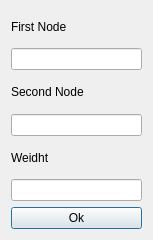
<?xml version="1.0" encoding="UTF-8"?>
<ui version="4.0">
 <class>addEdge</class>
 <widget class="QDialog" name="addEdge">
  <property name="geometry">
   <rect>
    <x>0</x>
    <y>0</y>
    <width>153</width>
    <height>240</height>
   </rect>
  </property>
  <property name="windowTitle">
   <string>Dialog</string>
  </property>
  <layout class="QGridLayout" name="gridLayout">
   <item row="0" column="0">
    <layout class="QVBoxLayout" name="verticalLayout">
     <item>
      <widget class="QLabel" name="label">
       <property name="text">
        <string>First Node</string>
       </property>
      </widget>
     </item>
     <item>
      <widget class="QLineEdit" name="firstNode"/>
     </item>
     <item>
      <widget class="QLabel" name="label_2">
       <property name="text">
        <string>Second Node</string>
       </property>
      </widget>
     </item>
     <item>
      <widget class="QLineEdit" name="secondNode"/>
     </item>
     <item>
      <widget class="QLabel" name="label_3">
       <property name="text">
        <string>Weidht</string>
       </property>
      </widget>
     </item>
     <item>
      <widget class="QLineEdit" name="weidht"/>
     </item>
     <item>
      <widget class="QPushButton" name="pushButton">
       <property name="text">
        <string>Ok</string>
       </property>
      </widget>
     </item>
    </layout>
   </item>
  </layout>
 </widget>
 <resources/>
 <connections/>
</ui>
